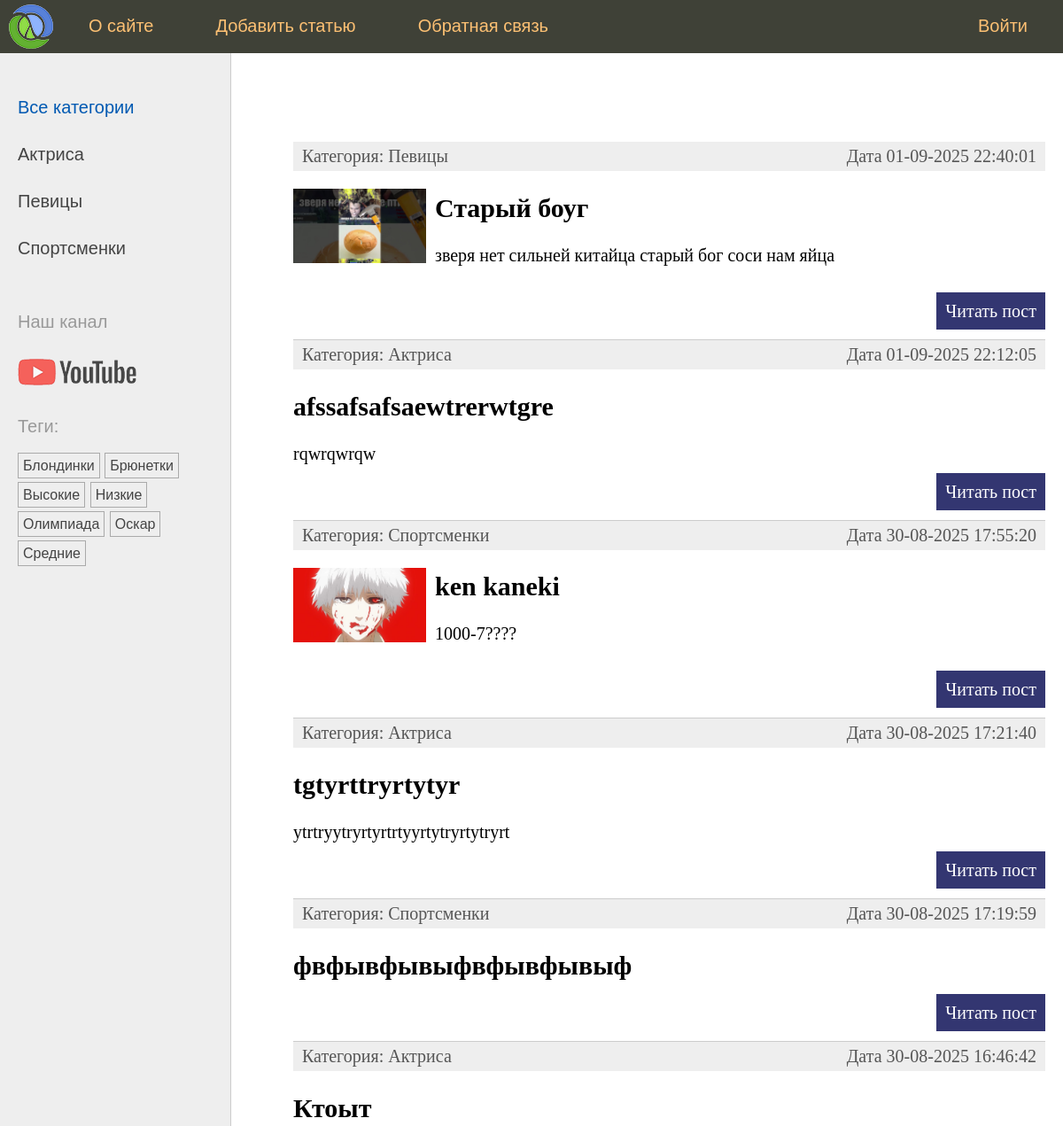
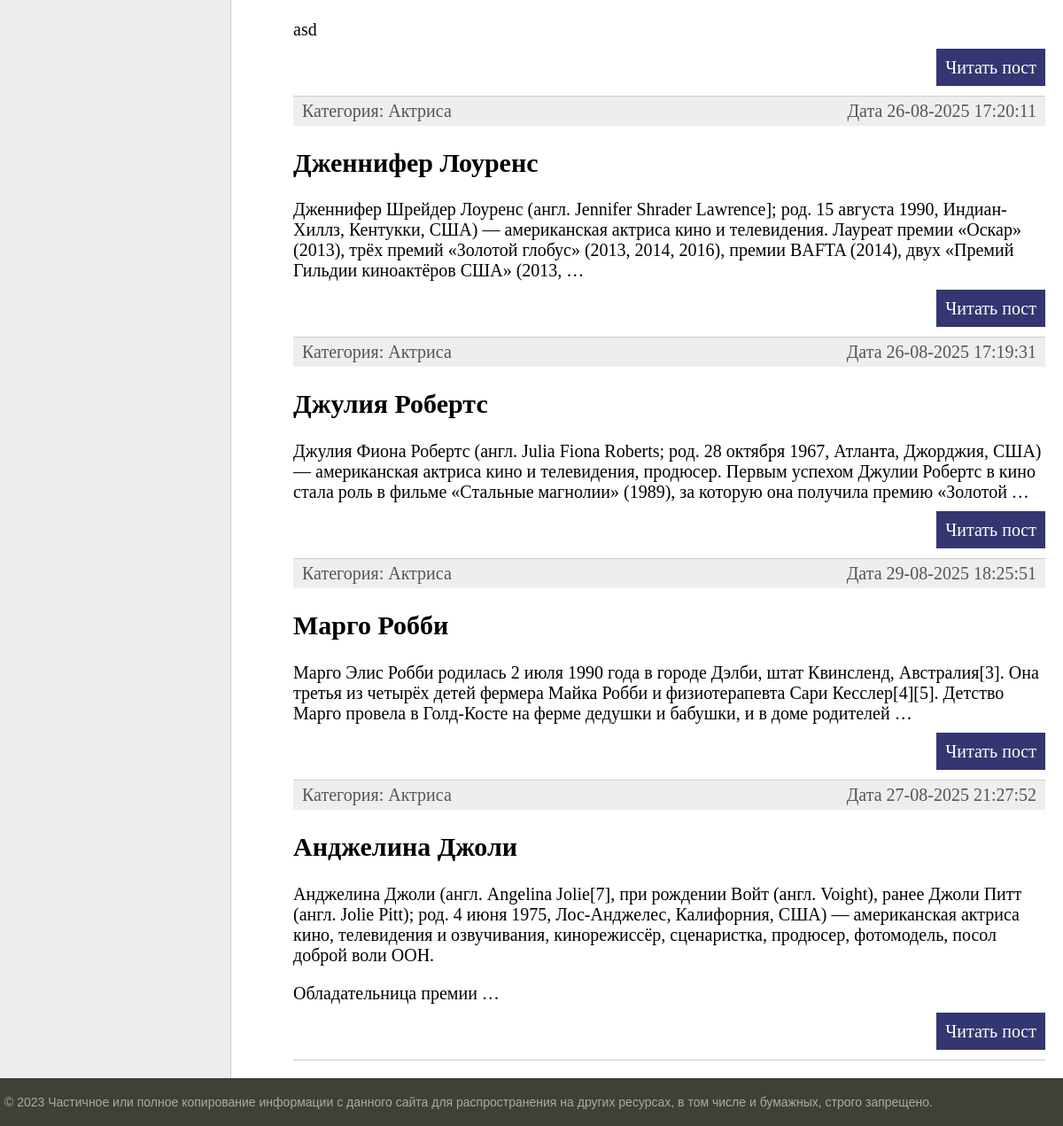
The page / on the database its author committed (2 pictures, top to bottom).
### women/models.py (models this page shows, shortened)
class Category(models.Model):
    name = models.CharField(max_length=255,verbose_name = "Категория")
    slug = models.SlugField(max_length=255,unique=True,db_index=True)
    class Meta:
        verbose_name = "Категория"
        verbose_name_plural = "Категории"
    def get_absolute_url(self):
        return reverse('category',kwargs = {"cat_slug":self.slug})

class TagPost(models.Model):
    tag = models.CharField(max_length=100,db_index=True)
    slug = models.SlugField(max_length=255,unique=True,db_index=True)
    def get_absolute_url(self):
        return reverse("tag",kwargs = {'tag_slug':self.slug})

class Women(models.Model):
    class Status(models.IntegerChoices):
        DRAFT = 0,'Черновик' #Черновик
        PUBLISHED = 1, 'Опубликовано' # Опубликовано
    title = models.CharField(max_length=255, verbose_name='Заголовок')#поле типа Varchar в таблице women
    slug = models.SlugField(max_length=255,unique= True,db_index = True,verbose_name='Slug',
                            validators=[
                               MinLengthValidator(5,message='минимум 5 символов'),
                               MaxLengthValidator(100,message='максимум 100 символов'),
                           ])
    photo = models.ImageField(upload_to='photos/%Y/%m/%d/',default=None,blank=True,null=True, verbose_name="Фото")#проценты и буквы означают добавлять год/месяц/дату с названием файла
    content = models.TextField(blank=True,verbose_name='Текст статьи')#Позволяет не заносить туда что-то с самого начала, чтобы можно было добавить и сразу и потом
    time_create = models.DateTimeField(auto_now_add=True,verbose_name='Время создания')#Автоматически заполняет это поле в момент добавления этой записи(заполняет датой занесения)
    time_update = models.DateTimeField(auto_now=True,verbose_name='Время изменения')#Это поле меняется каждое новое обновление
    is_published = models.BooleanField(choices=tuple(map(lambda x: (bool(x[0]),x[1]),Status.choices)),default=Status.DRAFT, verbose_name='Статус')
    cat = models.ForeignKey('Category', on_delete=models.PROTECT, related_name="posts",verbose_name='Категории')
    tags = models.ManyToManyField("TagPost",blank=True, related_name='tags',verbose_name='Теги')
    husband = OneToOneField("Husband",on_delete=models.SET_NULL,null=True,blank=True,related_name="wuman", verbose_name='Муж')
    objects = models.Manager()
    published = PublishedManager()
    def get_absolute_url(self):
        return reverse('post',kwargs={"post_slug":self.slug})
    class Meta:
        verbose_name = "Известные женщины"
        verbose_name_plural = "Известные женщины"
        ordering = ['-time_create']
        indexes = [
            models.Index(fields=['-time_create'])
        ]

### women/views.py (the view)
# urls.py: path('',views.WomenHome.as_view(), name='home' ),#http://127.0.0.1:8000
class WomenHome(DataMixin,ListView):
    template_name = 'women/index.html'
    context_object_name = "posts"
    cat_selected = 0
    title_page = "Главная страница сайта"
    def get_queryset(self):
        return Women.published.all().select_related('cat')

### women/models.py (called while the page is built)
    def get_queryset(self):
        return super().get_queryset().filter(is_published=Women.Status.PUBLISHED)

### women/templatetags/women_tags.py (called while the page is built)
@register.inclusion_tag('women/list_categories.html')
def show_categories(cat_selected=0):
    cats = Category.objects.annotate(total=Count("posts")).filter(total__gt=0)
    return {"cats":cats, "cat_selected":cat_selected}

@register.inclusion_tag('women/list_tags.html')
def show_all_tags():
    return {"tags": TagPost.objects.annotate(total=Count('tags')).filter(total__gt=0)}

### women/templates/women/index.html (shortened to what this page needs)
{% extends 'base.html' %}
{% block content %}
<ul class="list-articles">
	{% for p in posts %}
	{% if p.is_published %}
			<li><div class="article-panel">
				<p class="first">Категория: {{p.cat.name}}</p>
				<p class="last">Дата {{p.time_update|date:"d-m-Y H:i:s"}}</p>
			</div>
{%if p.photo%}
				<p><img class="img-article-left thumb" src = "{{p.photo.url}}"> </p>
				{%endif%}
				<h2>{{p.title}}</h2>
    {% autoescape off %}
	{{p.content|linebreaks|truncatewords:40}}
    {% endautoescape %}
			<p class="link-read-post"><a href="{{ p.get_absolute_url }}">Читать пост</a></p>
			</li>
	{% endif %}
	{% endfor %}
</ul>
{% endblock %}

### women/templates/women/list_categories.html
{%for category in cats%}
{%if category.id == cat_selected%}
<li class="selected">{{category.name}}</li>
{%else%}
    <li><a href="{{category.get_absolute_url}}">{{category.name}}</a></li>
{%endif%}
{%endfor%}

### women/templates/women/list_tags.html
{%if tags %}
<p>Теги:</p>
<ul class="tags-list">
    {%for t in tags%}
    <li><a href="{{t.get_absolute_url}}">{{t.tag}}</a></li>
    {% endfor %}
</ul>
{%endif%}

### rows shown on the page
Category: name "Актриса"
Category: name "Певицы"
Category: name "Спортсменки"
TagPost: tag "Блондинки"
TagPost: tag "Брюнетки"
TagPost: tag "Высокие"
TagPost: tag "Низкие"
TagPost: tag "Олимпиада"
TagPost: tag "Оскар"
TagPost: tag "Средние"
Women: cat.name "Певицы", time_update "01-09-2025 22:40:01", photo (picture), title "Старый боуг", content "зверя нет сильней китайца старый бог соси нам яйца"
Women: cat.name "Актриса", time_update "01-09-2025 22:12:05", title "afssafsafsaewtrerwtgre", content "rqwrqwrqw"
Women: cat.name "Спортсменки", time_update "30-08-2025 17:55:20", photo (picture), title "ken kaneki", content "1000-7????"
Women: cat.name "Актриса", time_update "30-08-2025 17:21:40", title "tgtyrttryrtytyr", content "ytrtryytryrtyrtrtyyrtytryrtytryrt"
Women: cat.name "Спортсменки", time_update "30-08-2025 17:19:59", title "фвфывфывыфвфывфывыф"
Women: cat.name "Актриса", time_update "30-08-2025 16:46:42", title "Ктоыт", content "asd"
Women: cat.name "Актриса", time_update "26-08-2025 17:20:11", title "Дженнифер Лоуренс", content "Дженнифер Шрейдер Лоуренс (англ. Jennifer Shrader Lawrence]; род. 15 августа 1990, Индиан-Хиллз, Кентукки, США) — американская актриса кино и телевидения. Лауреат премии «Оскар» (2013), трёх премий «Золотой глобус» (2013, 2014, 2016), премии BAFTA (2014), двух «Премий Гильдии киноактёров США» (2013, …"
Women: cat.name "Актриса", time_update "26-08-2025 17:19:31", title "Джулия Робертс", content "Джулия Фиона Робертс (англ. Julia Fiona Roberts; род. 28 октября 1967, Атланта, Джорджия, США) — американская актриса кино и телевидения, продюсер. Первым успехом Джулии Робертс в кино стала роль в фильме «Стальные магнолии» (1989), за которую она получила премию «Золотой …"
Women: cat.name "Актриса", time_update "29-08-2025 18:25:51", title "Марго Робби", content "Марго Элис Робби родилась 2 июля 1990 года в городе Дэлби, штат Квинсленд, Австралия[3]. Она третья из четырёх детей фермера Майка Робби и физиотерапевта Сари Кесслер[4][5]. Детство Марго провела в Голд-Косте на ферме дедушки и бабушки, и в доме родителей …"
Women: cat.name "Актриса", time_update "27-08-2025 21:27:52", title "Анджелина Джоли", content "Анджелина Джоли (англ. Angelina Jolie[7], при рождении Войт (англ. Voight), ранее Джоли Питт (англ. Jolie Pitt); род. 4 июня 1975, Лос-Анджелес, Калифорния, США) — американская актриса кино, телевидения и озвучивания, кинорежиссёр, сценаристка, продюсер, фотомодель, посол доброй воли ООН. Обладательница премии …"

### other values the page prints
{{ m.title }} "О сайте" "Добавить статью" "Обратная связь" "Войти"
